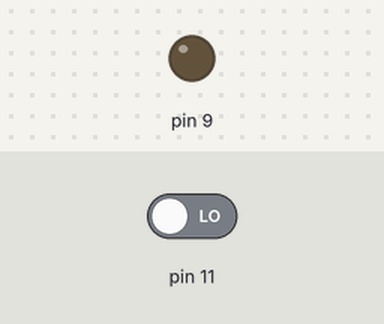
Recording of a sketch running on a simulated Arduino Uno, built with avr-gcc and run on an emulated ATmega328P. On the bench: output pins drawn as LEDs (lit = HIGH). The test bench sets the inputs (shaded band); at power-on: pin 11 LOW.

Above: at 1.2 s.
1.3 s: pin 11 driven HIGH
At 2.2 s:
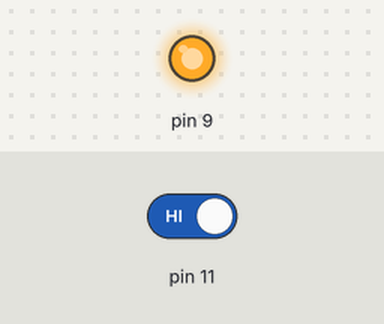
2.8 s: pin 11 driven LOW
At 3.4 s:
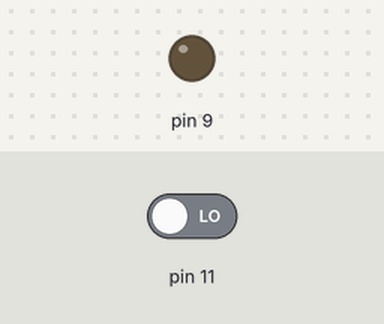
Timing chart, 0 to 5.8 s (numbered marks = the images above; inputs shaded):
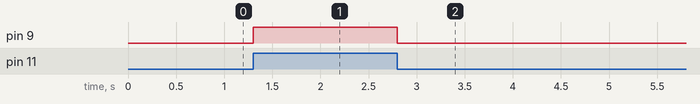

Measured:
- after the input at 1.3 s, pin 9: LOW → HIGH at once
- after the input at 2.8 s, pin 9: HIGH → LOW at once

The sketch:

How_You_Doing.ino
```cpp
void setup()
{
    pinMode(11, INPUT);
    pinMode(9, OUTPUT);
}

void loop()
{
    int sensorState = digitalRead(11);
    if (sensorState == 1) digitalWrite(9, HIGH);
    else digitalWrite(9, LOW);
    delay(100);
}
```
